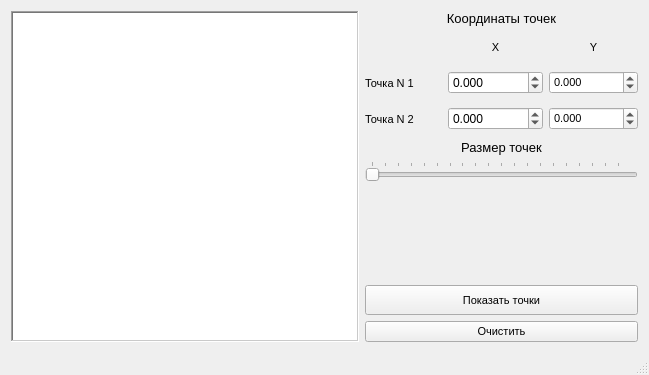
<?xml version="1.0" encoding="UTF-8"?>
<ui version="4.0">
 <class>QtGraphClass</class>
 <widget class="QMainWindow" name="QtGraphClass">
  <property name="geometry">
   <rect>
    <x>0</x>
    <y>0</y>
    <width>649</width>
    <height>375</height>
   </rect>
  </property>
  <property name="windowTitle">
   <string>QtGaphik</string>
  </property>
  <widget class="QWidget" name="centralWidget">
   <layout class="QGridLayout" name="gridLayout_2">
    <item row="0" column="0">
     <layout class="QHBoxLayout" name="horizontalLayout">
      <property name="sizeConstraint">
       <enum>QLayout::SetNoConstraint</enum>
      </property>
      <item>
       <widget class="QGraphicsView" name="graphicsView">
        <property name="minimumSize">
         <size>
          <width>309</width>
          <height>326</height>
         </size>
        </property>
        <property name="frameShape">
         <enum>QFrame::WinPanel</enum>
        </property>
        <property name="frameShadow">
         <enum>QFrame::Sunken</enum>
        </property>
        <property name="lineWidth">
         <number>10</number>
        </property>
        <property name="midLineWidth">
         <number>10</number>
        </property>
        <property name="foregroundBrush">
         <brush brushstyle="NoBrush">
          <color alpha="255">
           <red>0</red>
           <green>0</green>
           <blue>0</blue>
          </color>
         </brush>
        </property>
       </widget>
      </item>
      <item>
       <layout class="QVBoxLayout" name="verticalLayout" stretch="0,0,0,0,0,0,0">
        <property name="sizeConstraint">
         <enum>QLayout::SetFixedSize</enum>
        </property>
        <property name="leftMargin">
         <number>0</number>
        </property>
        <item>
         <widget class="QLabel" name="label_3">
          <property name="font">
           <font>
            <pointsize>10</pointsize>
           </font>
          </property>
          <property name="text">
           <string>Координаты точек</string>
          </property>
          <property name="alignment">
           <set>Qt::AlignCenter</set>
          </property>
         </widget>
        </item>
        <item>
         <layout class="QGridLayout" name="gridLayout">
          <property name="sizeConstraint">
           <enum>QLayout::SetFixedSize</enum>
          </property>
          <item row="0" column="2">
           <widget class="QLabel" name="label_y">
            <property name="maximumSize">
             <size>
              <width>16777215</width>
              <height>30</height>
             </size>
            </property>
            <property name="font">
             <font>
              <pointsize>8</pointsize>
             </font>
            </property>
            <property name="text">
             <string>Y</string>
            </property>
            <property name="alignment">
             <set>Qt::AlignCenter</set>
            </property>
           </widget>
          </item>
          <item row="1" column="0">
           <widget class="QLabel" name="label_1">
            <property name="minimumSize">
             <size>
              <width>0</width>
              <height>30</height>
             </size>
            </property>
            <property name="maximumSize">
             <size>
              <width>16777215</width>
              <height>30</height>
             </size>
            </property>
            <property name="font">
             <font>
              <pointsize>8</pointsize>
             </font>
            </property>
            <property name="text">
             <string>Точка N 1</string>
            </property>
           </widget>
          </item>
          <item row="0" column="1">
           <widget class="QLabel" name="label_x">
            <property name="minimumSize">
             <size>
              <width>0</width>
              <height>30</height>
             </size>
            </property>
            <property name="maximumSize">
             <size>
              <width>16777215</width>
              <height>30</height>
             </size>
            </property>
            <property name="font">
             <font>
              <pointsize>8</pointsize>
             </font>
            </property>
            <property name="text">
             <string>X</string>
            </property>
            <property name="alignment">
             <set>Qt::AlignCenter</set>
            </property>
           </widget>
          </item>
          <item row="2" column="0">
           <widget class="QLabel" name="label_2">
            <property name="minimumSize">
             <size>
              <width>0</width>
              <height>30</height>
             </size>
            </property>
            <property name="maximumSize">
             <size>
              <width>16777215</width>
              <height>30</height>
             </size>
            </property>
            <property name="font">
             <font>
              <pointsize>8</pointsize>
             </font>
            </property>
            <property name="text">
             <string>Точка N 2</string>
            </property>
           </widget>
          </item>
          <item row="1" column="1">
           <widget class="QDoubleSpinBox" name="spinBox_x1">
            <property name="decimals">
             <number>3</number>
            </property>
            <property name="minimum">
             <double>-100000.000000000000000</double>
            </property>
            <property name="maximum">
             <double>100000.000000000000000</double>
            </property>
            <property name="value">
             <double>0.000000000000000</double>
            </property>
           </widget>
          </item>
          <item row="1" column="2">
           <widget class="QDoubleSpinBox" name="spinBox_y1">
            <property name="font">
             <font>
              <pointsize>8</pointsize>
             </font>
            </property>
            <property name="decimals">
             <number>3</number>
            </property>
            <property name="minimum">
             <double>-100000.000000000000000</double>
            </property>
            <property name="maximum">
             <double>100000.000000000000000</double>
            </property>
           </widget>
          </item>
          <item row="2" column="1">
           <widget class="QDoubleSpinBox" name="spinBox_x2">
            <property name="decimals">
             <number>3</number>
            </property>
            <property name="minimum">
             <double>-100000.000000000000000</double>
            </property>
            <property name="maximum">
             <double>100000.000000000000000</double>
            </property>
           </widget>
          </item>
          <item row="2" column="2">
           <widget class="QDoubleSpinBox" name="spinBox_y2">
            <property name="font">
             <font>
              <pointsize>8</pointsize>
             </font>
            </property>
            <property name="decimals">
             <number>3</number>
            </property>
            <property name="minimum">
             <double>-100000.000000000000000</double>
            </property>
            <property name="maximum">
             <double>100000.000000000000000</double>
            </property>
           </widget>
          </item>
         </layout>
        </item>
        <item>
         <widget class="QLabel" name="label">
          <property name="font">
           <font>
            <pointsize>10</pointsize>
           </font>
          </property>
          <property name="contextMenuPolicy">
           <enum>Qt::DefaultContextMenu</enum>
          </property>
          <property name="text">
           <string>Размер точек</string>
          </property>
          <property name="alignment">
           <set>Qt::AlignCenter</set>
          </property>
         </widget>
        </item>
        <item>
         <widget class="QSlider" name="horizontalSlider">
          <property name="minimumSize">
           <size>
            <width>273</width>
            <height>0</height>
           </size>
          </property>
          <property name="maximumSize">
           <size>
            <width>273</width>
            <height>16777215</height>
           </size>
          </property>
          <property name="minimum">
           <number>2</number>
          </property>
          <property name="maximum">
           <number>1000</number>
          </property>
          <property name="singleStep">
           <number>2</number>
          </property>
          <property name="pageStep">
           <number>50</number>
          </property>
          <property name="sliderPosition">
           <number>2</number>
          </property>
          <property name="orientation">
           <enum>Qt::Horizontal</enum>
          </property>
          <property name="tickPosition">
           <enum>QSlider::TicksAbove</enum>
          </property>
          <property name="tickInterval">
           <number>0</number>
          </property>
         </widget>
        </item>
        <item>
         <spacer name="verticalSpacer">
          <property name="orientation">
           <enum>Qt::Vertical</enum>
          </property>
          <property name="sizeType">
           <enum>QSizePolicy::Expanding</enum>
          </property>
          <property name="sizeHint" stdset="0">
           <size>
            <width>273</width>
            <height>20</height>
           </size>
          </property>
         </spacer>
        </item>
        <item>
         <widget class="QPushButton" name="pushButton_show">
          <property name="sizePolicy">
           <sizepolicy hsizetype="Fixed" vsizetype="Fixed">
            <horstretch>0</horstretch>
            <verstretch>0</verstretch>
           </sizepolicy>
          </property>
          <property name="minimumSize">
           <size>
            <width>273</width>
            <height>30</height>
           </size>
          </property>
          <property name="maximumSize">
           <size>
            <width>273</width>
            <height>16777215</height>
           </size>
          </property>
          <property name="font">
           <font>
            <pointsize>8</pointsize>
           </font>
          </property>
          <property name="text">
           <string>Показать точки</string>
          </property>
         </widget>
        </item>
        <item>
         <widget class="QPushButton" name="pushButton_clear">
          <property name="sizePolicy">
           <sizepolicy hsizetype="Fixed" vsizetype="Fixed">
            <horstretch>0</horstretch>
            <verstretch>0</verstretch>
           </sizepolicy>
          </property>
          <property name="minimumSize">
           <size>
            <width>273</width>
            <height>0</height>
           </size>
          </property>
          <property name="maximumSize">
           <size>
            <width>273</width>
            <height>16777215</height>
           </size>
          </property>
          <property name="font">
           <font>
            <pointsize>8</pointsize>
           </font>
          </property>
          <property name="text">
           <string>Очистить</string>
          </property>
         </widget>
        </item>
       </layout>
      </item>
     </layout>
    </item>
   </layout>
  </widget>
  <widget class="QStatusBar" name="statusBar"/>
 </widget>
 <layoutdefault spacing="6" margin="11"/>
 <resources>
  <include location="QtGraph.qrc"/>
 </resources>
 <connections>
  <connection>
   <sender>pushButton_show</sender>
   <signal>clicked()</signal>
   <receiver>QtGraphClass</receiver>
   <slot>pushButton_show_clicked()</slot>
   <hints>
    <hint type="sourcelabel">
     <x>601</x>
     <y>301</y>
    </hint>
    <hint type="destinationlabel">
     <x>930</x>
     <y>438</y>
    </hint>
   </hints>
  </connection>
  <connection>
   <sender>pushButton_clear</sender>
   <signal>clicked()</signal>
   <receiver>QtGraphClass</receiver>
   <slot>pushButton_clear_clicked()</slot>
   <hints>
    <hint type="sourcelabel">
     <x>601</x>
     <y>336</y>
    </hint>
    <hint type="destinationlabel">
     <x>918</x>
     <y>394</y>
    </hint>
   </hints>
  </connection>
  <connection>
   <sender>horizontalSlider</sender>
   <signal>valueChanged(int)</signal>
   <receiver>QtGraphClass</receiver>
   <slot>sl_update()</slot>
   <hints>
    <hint type="sourcelabel">
     <x>601</x>
     <y>208</y>
    </hint>
    <hint type="destinationlabel">
     <x>668</x>
     <y>173</y>
    </hint>
   </hints>
  </connection>
 </connections>
 <slots>
  <slot>pushButton_show_clicked()</slot>
  <slot>pushButton_clear_clicked()</slot>
  <slot>sl_update()</slot>
 </slots>
</ui>
